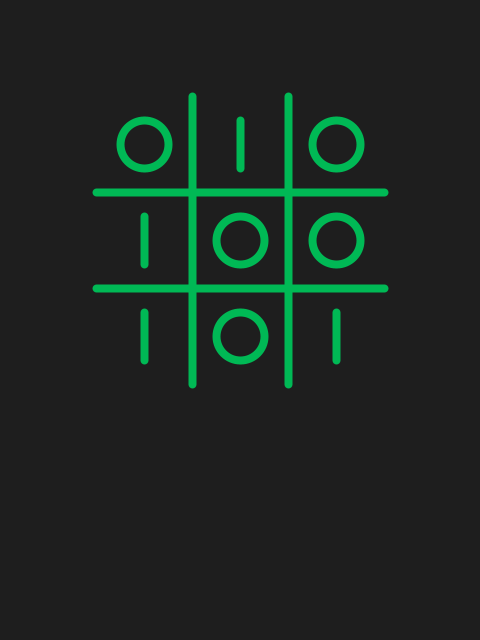
Frame 1 (no input)
Frame 2 (the mouse pressed at the canvas centre, redrawn once): identical to frame 1, image omitted

The Processing sketch that drew this single still picture (run headless with seeded random() and noise(); the mouse was pressed at the canvas centre and the sketch redrawn once):

// Processing sketch: war_games
// ── war_games.pde
// Manuale di Programmazione Cinematografica
// Daniele Olmisani, 2015

// Wargames

final color PAPER = color(30);
final color INK = color(0, 185, 85);

void setup() {  
  size(480, 640);
  noLoop();
}

void draw() {
    
  scale(min(width, height)/10.0);
  
  background(PAPER);
  
  stroke(INK);
  strokeCap(ROUND);
  strokeWeight(80.0/min(width, height));
  
  noFill();
  
  line(4, 2, 4, 8);
  line(6, 2, 6, 8);
  
  line(2, 4, 8, 4);
  line(2, 6, 8, 6);
  
  ellipse(3, 3, 1, 1);
  ellipse(7, 5, 1, 1);
  ellipse(5, 5, 1, 1);
  ellipse(5, 7, 1, 1);
  ellipse(7, 3, 1, 1);
  
  line(5, 2.5, 5, 3.5);
  line(3, 4.5, 3, 5.5);
  line(3, 6.5, 3, 7.5);
  line(7, 6.5, 7, 7.5);
  
  save("war-games.png"); 
}
